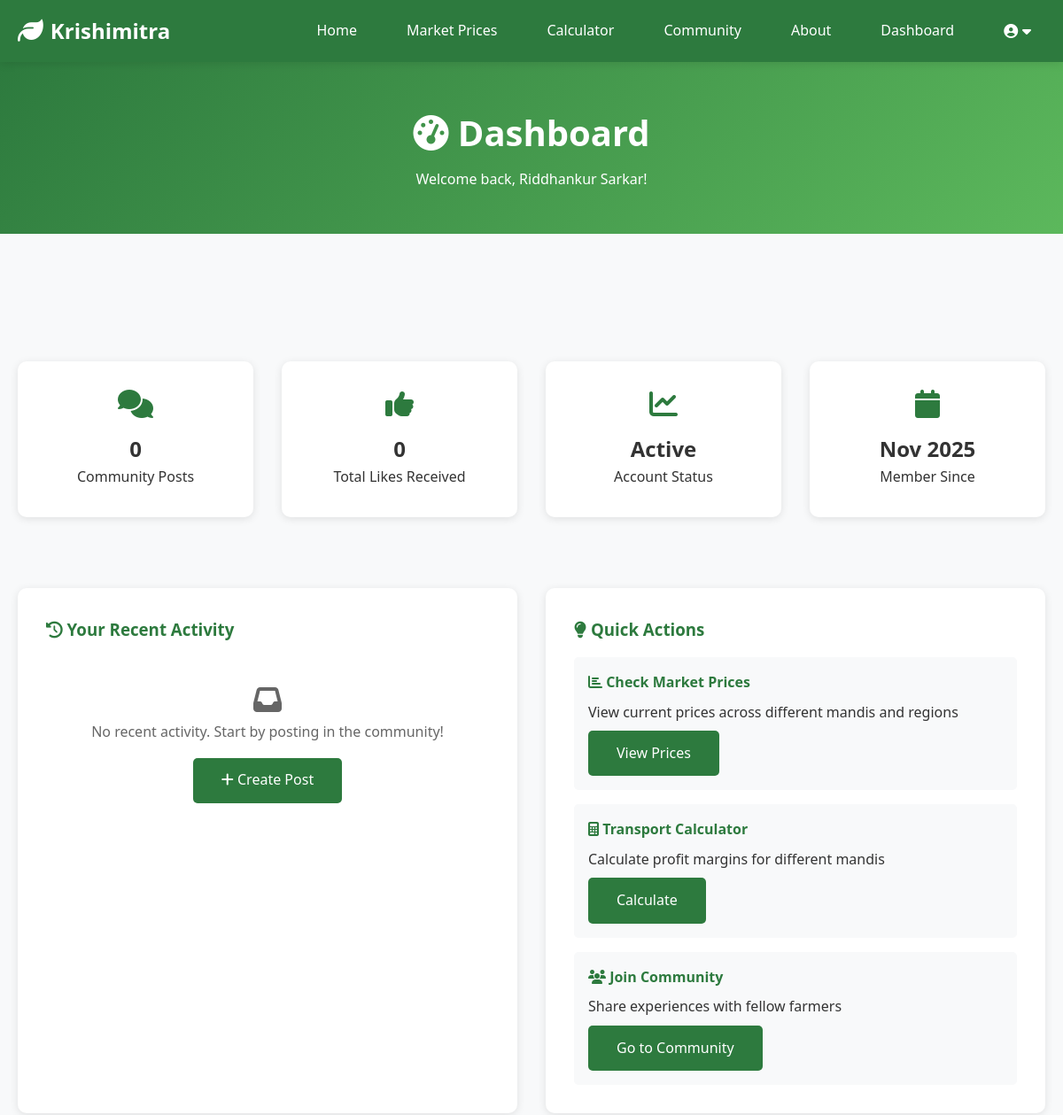
The page /dashboard (signed in, upper part) on the database as committed earlier.
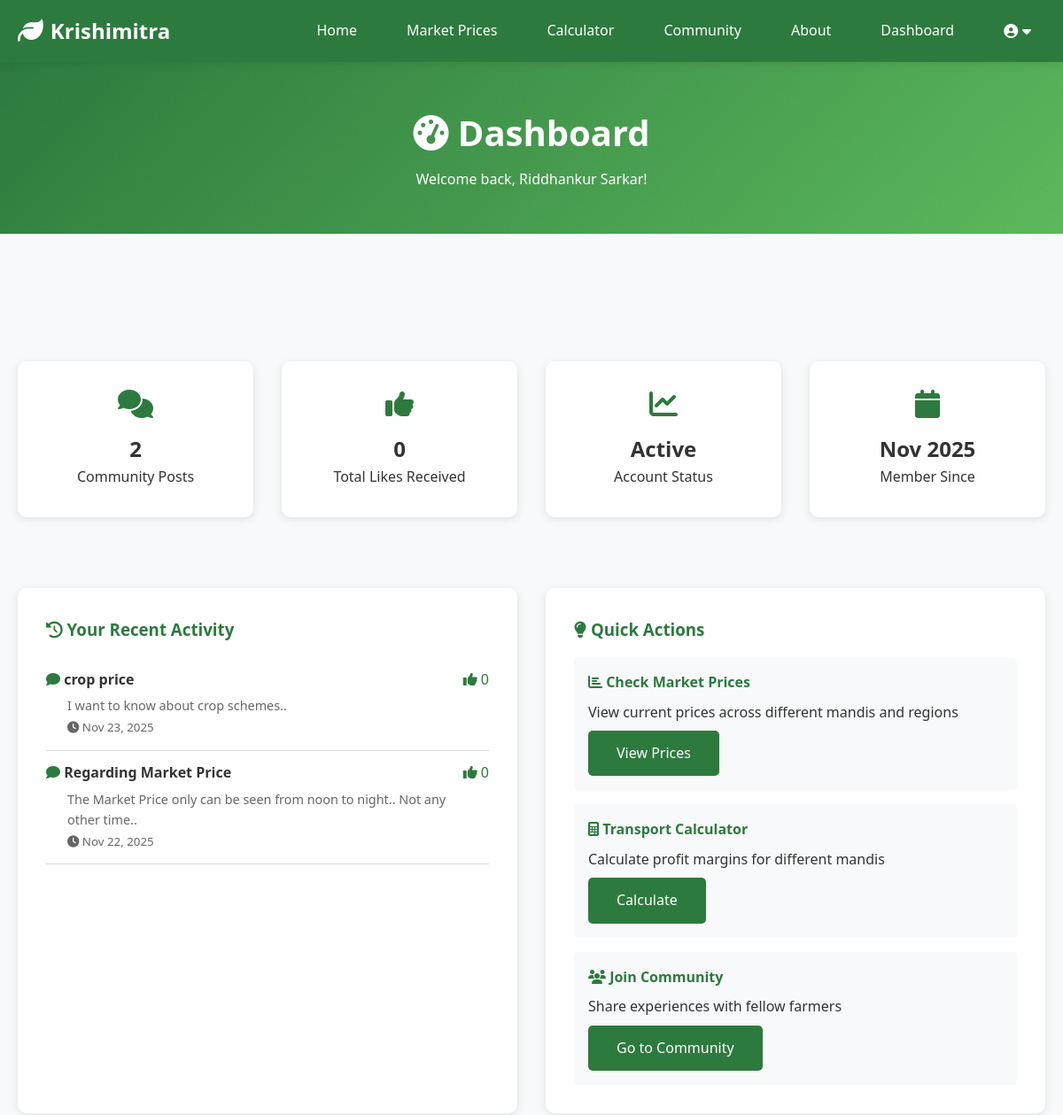
The same page on the database as committed later.
### models.py (models this page shows, shortened)
class User(UserMixin, db.Model):
    __tablename__ = 'users'
    id = db.Column(db.Integer, primary_key=True)
    full_name = db.Column(db.String(100), nullable=False)
    email = db.Column(db.String(120), unique=True, nullable=False, index=True)
    phone = db.Column(db.String(15), unique=True, nullable=False)
    password_hash = db.Column(db.String(256), nullable=False)
    user_type = db.Column(db.String(20), nullable=False)  # farmer, ngo, trader
    state = db.Column(db.String(50))
    district = db.Column(db.String(50))
    farm_size = db.Column(db.Float)
    primary_crops = db.Column(db.String(500))  # Comma-separated crop names
    created_at = db.Column(db.DateTime, default=datetime.utcnow)
    last_login = db.Column(db.DateTime)
    is_active = db.Column(db.Boolean, default=True)
    posts = db.relationship('CommunityPost', backref='author', lazy=True, cascade='all, delete-orphan')

class CommunityPost(db.Model):
    __tablename__ = 'community_posts'
    id = db.Column(db.Integer, primary_key=True)
    user_id = db.Column(db.Integer, db.ForeignKey('users.id'), nullable=False)
    title = db.Column(db.String(200), nullable=False)
    content = db.Column(db.Text, nullable=False)
    category = db.Column(db.String(50))
    likes = db.Column(db.Integer, default=0)
    created_at = db.Column(db.DateTime, default=datetime.utcnow)
    updated_at = db.Column(db.DateTime, default=datetime.utcnow, onupdate=datetime.utcnow)

### app.py (the view)
@app.route('/dashboard')
@login_required
def dashboard():
    posts_count = CommunityPost.query.filter_by(user_id=current_user['id']).count()
    recent_posts = CommunityPost.query\
        .filter_by(user_id=current_user['id'])\
        .order_by(CommunityPost.created_at.desc())\
        .limit(5)\
        .all()
    total_likes = db.session.query(db.func.sum(CommunityPost.likes))\
        .filter_by(user_id=current_user['id'])\
        .scalar() or 0
    return render_template('dashboard.html',
                         current_user=current_user,
                         user_type=current_user['details'].user_type,
                         posts_count=posts_count,
                         recent_posts=recent_posts,
                         total_likes=total_likes)

### app.py (called while the page is built)
@login_manager.user_loader
def load_user(user_id):
    return User.query.get(int(user_id))

def login_required(f):
    @wraps(f)
    def decorated_function(*args, **kwargs):
        if current_user['is_authenticated'] == False:
            flash('Please login to access this page.', 'warning')
            return redirect(url_for('login'))
        return f(*args, **kwargs)
    return decorated_function

### templates/dashboard.html (shortened to what this page needs)
{% extends "base.html" %}
{% block content %}
<div class="page-header">
    <div class="container">
        <h1><i class="fas fa-tachometer-alt"></i> Dashboard</h1>
        <p>Welcome back, {{ current_user.name }}!</p>
    </div>
</div>
<section>
    <div class="container">
        {% if user_type == 'farmer' %}
        <div class="grid grid-4">
            <div class="card text-center">
                <i class="fas fa-comments fa-2x text-primary mb-1"></i>
                <h2>{{ posts_count }}</h2>
                <p>Community Posts</p>
            </div>
            <div class="card text-center">
                <i class="fas fa-thumbs-up fa-2x text-primary mb-1"></i>
                <h2>{{ total_likes }}</h2>
                <p>Total Likes Received</p>
            </div>
            <div class="card text-center">
                <i class="fas fa-chart-line fa-2x text-primary mb-1"></i>
                <h2>Active</h2>
                <p>Account Status</p>
            </div>
            <div class="card text-center">
                <i class="fas fa-calendar fa-2x text-primary mb-1"></i>
                <h2>{{ current_user.details.created_at.strftime('%b %Y') }}</h2>
                <p>Member Since</p>
            </div>
        </div>
        <div class="grid grid-2 mt-3">
            <div class="card">
                <h3><i class="fas fa-history"></i> Your Recent Activity</h3>
                {% if recent_posts %}
                <ul style="list-style: none; padding: 0;">
                    {% for post in recent_posts %}
                    <li style="padding: 0.8rem 0; border-bottom: 1px solid var(--border-color);">
                        <div style="display: flex; justify-content: space-between; align-items: start;">
                            <div style="flex: 1;">
                                <i class="fas fa-comment" style="color: var(--primary-color);"></i>
                                <strong>{{ post.title }}</strong>
                                <p style="margin: 0.3rem 0 0 1.5rem; color: var(--text-light); font-size: 0.9rem;">
                                    {{ post.content[:80] }}{% if post.content|length > 80 %}...{% endif %}
                                </p>
                                <small style="color: var(--text-light); margin-left: 1.5rem;">
                                    <i class="fas fa-clock"></i> {{ post.created_at.strftime('%b %d, %Y') }}
                                </small>
                            </div>
                            <span style="color: var(--primary-color);">
                                <i class="fas fa-thumbs-up"></i> {{ post.likes }}
                            </span>
                        </div>
                    </li>
                    {% endfor %}
                </ul>
                {% else %}
                <div style="text-align: center; padding: 2rem; color: var(--text-light);">
                    <i class="fas fa-inbox fa-2x" style="margin-bottom: 0.5rem;"></i>
                    <p>No recent activity. Start by posting in the community!</p>
                    <a href="{{ url_for('community') }}" class="btn btn-primary mt-1">
                        <i class="fas fa-plus"></i> Create Post
                    </a>
                </div>
                {% endif %}
            </div>
            <div class="card">
                <h3><i class="fas fa-lightbulb"></i> Quick Actions</h3>
                <div style="background-color: var(--light-bg); padding: 1rem; border-radius: 5px; margin-bottom: 1rem;">
                    <h4 style="color: var(--primary-color); margin-bottom: 0.5rem;">
                        <i class="fas fa-chart-bar"></i> Check Market Prices
                    </h4>
                    <p style="margin: 0.5rem 0;">View current prices across different mandis and regions</p>
                    <a href="{{ url_for('prices') }}" class="btn btn-primary">View Prices</a>
                </div>
                <div style="background-color: var(--light-bg); padding: 1rem; border-radius: 5px; margin-bottom: 1rem;">
                    <h4 style="color: var(--primary-color); margin-bottom: 0.5rem;">
                        <i class="fas fa-calculator"></i> Transport Calculator
                    </h4>
                    <p style="margin: 0.5rem 0;">Calculate profit margins for different mandis</p>
                    <a href="{{ url_for('transport_calculator') }}" class="btn btn-primary">Calculate</a>
                </div>
                <div style="background-color: var(--light-bg); padding: 1rem; border-radius: 5px;">
                    <h4 style="color: var(--primary-color); margin-bottom: 0.5rem;">
                        <i class="fas fa-users"></i> Join Community
                    </h4>
                    <p style="margin: 0.5rem 0;">Share experiences with fellow farmers</p>
                    <a href="{{ url_for('community') }}" class="btn btn-primary">Go to Community</a>
                </div>
            </div>
        </div>
        {% endif %}
    </div>
</section>
{% endblock %}

### templates/base.html (shortened to what this page needs)
<!DOCTYPE html>
<html lang="en">
<head>
    <link rel="stylesheet" href="{{ url_for('static', filename='css/style.css') }}">
    <link rel="stylesheet" href="https://cdnjs.cloudflare.com/ajax/libs/font-awesome/6.4.0/css/all.min.css">
</head>
<body>
    <nav class="navbar">
        <div class="container nav-container">
            <div class="nav-brand">
                <a href="{{ url_for('home') }}">
                    <i class="fas fa-leaf"></i>
                    <span>Krishimitra</span>
                </a>
            </div>
            <ul class="nav-menu" id="navMenu">
                <li><a href="{{ url_for('home') }}">Home</a></li>
                <li><a href="{{ url_for('prices') }}">Market Prices</a></li>
                <li><a href="{{ url_for('transport_calculator') }}">Calculator</a></li>
                <li><a href="{{ url_for('community') }}">Community</a></li>
                <li><a href="{{ url_for('about') }}">About</a></li>
                {% if current_user.is_authenticated %}
                    <li><a href="{{ url_for('dashboard') }}">Dashboard</a></li>
                    <li class="user-dropdown">
                        <a href="#" class="user-menu-toggle">
                            <i class="fas fa-user-circle"></i> {{ current_user.full_name }}
                            <i class="fas fa-caret-down"></i>
                        </a>
                    </li>
                {% else %}
                    <li><a href="{{ url_for('login') }}" class="btn-login">Login</a></li>
                {% endif %}
            </ul>
        </div>
    </nav>
    <main>
        {% block content %}{% endblock %}
    </main>
</body>
</html>

### static/css/style.css (style rules this page uses)
* { margin: 0; padding: 0; box-sizing: border-box; }
:root { --primary-color: #2d7a3e; --secondary-color: #5cb85c; --accent-color: #ff9800; --dark-color: #2c3e50; --light-bg: #f8f9fa; --white: #ffffff; --text-dark: #333333; --text-light: #666666; --border-color: #ddd; --shadow: 0 2px 10px rgba(0,0,0,0.1); --shadow-lg: 0 4px 20px rgba(0,0,0,0.15); }
body { font-family: 'Segoe UI', Tahoma, Geneva, Verdana, sans-serif; line-height: 1.6; color: var(--text-dark); background-color: var(--light-bg); }
.container { max-width: 1200px; margin: 0 auto; padding: 0 20px; }
.navbar { background-color: var(--primary-color); padding: 1rem 0; position: sticky; top: 0; z-index: 1000; box-shadow: var(--shadow); }
.nav-container { display: flex; justify-content: space-between; align-items: center; }
.nav-brand a { color: var(--white); text-decoration: none; font-size: 1.5rem; font-weight: bold; display: flex; align-items: center; gap: 0.5rem; }
.nav-brand i { font-size: 1.8rem; }
.nav-menu { display: flex; list-style: none; gap: 1.5rem; align-items: center; }
.nav-menu a { color: var(--white); text-decoration: none; padding: 0.5rem 1rem; border-radius: 5px; transition: all 0.3s ease; }
.user-dropdown { position: relative; }
.user-menu-toggle { display: flex; align-items: center; gap: 0.3rem; }
.btn { display: inline-block; padding: 0.8rem 2rem; background-color: rgb(82, 189, 82); color: var(--white); text-decoration: none; border-radius: 5px; border: none; font-size: 1rem; cursor: pointer; transition: all 0.3s ease; }
.btn-primary { background-color: var(--primary-color); }
.card { background-color: var(--white); border-radius: 10px; padding: 2rem; box-shadow: var(--shadow); margin-bottom: 2rem; transition: transform 0.3s ease; }
.card h3 { color: var(--primary-color); margin-bottom: 1rem; }
.grid { display: grid; gap: 2rem; margin: 3rem 0; }
.grid-2 { grid-template-columns: repeat(auto-fit, minmax(300px, 1fr)); }
.grid-4 { grid-template-columns: repeat(auto-fit, minmax(200px, 1fr)); }
section { padding: 3rem 0; }
.page-header { background: linear-gradient(135deg, var(--primary-color) 0%, var(--secondary-color) 100%); color: var(--white); padding: 3rem 0; text-align: center; margin-bottom: 3rem; }
.page-header h1 { font-size: 2.5rem; margin-bottom: 0.5rem; }
.text-center { text-align: center; }
.text-primary { color: var(--primary-color); }
.mb-1 { margin-bottom: 1rem; }
.mt-3 { margin-top: 3rem; }

### templates/dashboard.html (style rules this page uses)
.text-center { text-align: center; }
.text-primary { color: var(--primary-color); }
.mb-1 { margin-bottom: 1rem; }
.mt-3 { margin-top: 3rem; }

Rows that differ between the two databases and show on the page:
added CommunityPost: title "crop price", content "I want to know about crop schemes..", created_at "Nov 23, 2025", likes "0"
added CommunityPost: title "Regarding Market Price", content "The Market Price only can be seen from noon to night.. Not any other time..", created_at "Nov 22, 2025", likes "0"
Other text that changed with them:
{{ posts_count }}: "0" → "2"
text no longer shown: "No recent activity. Start by posting in the community! Create Post"
